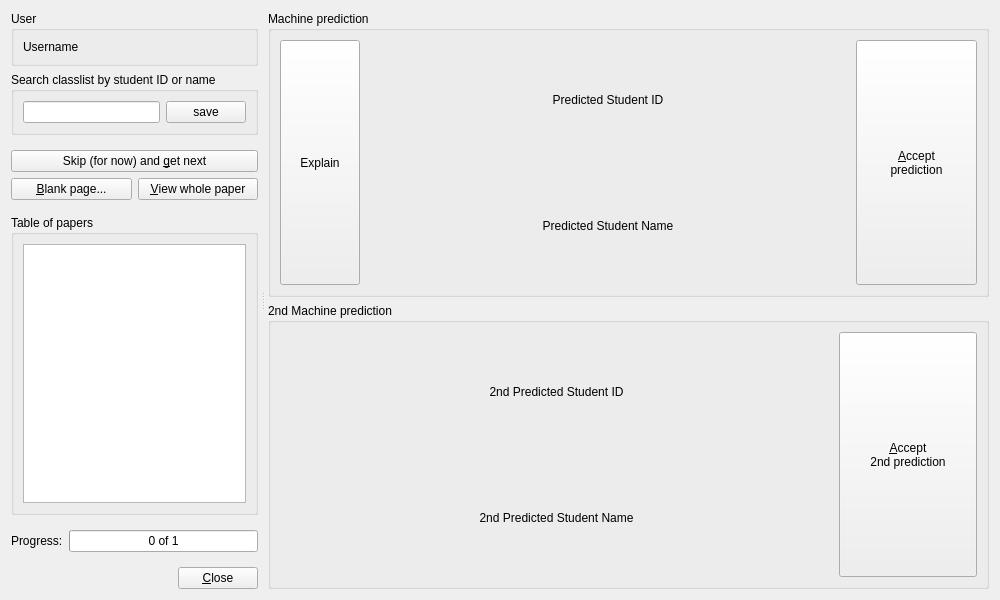
<?xml version="1.0" encoding="UTF-8"?>
<ui version="4.0">
 <author>
  Copyright (C) 2018-2025 The Plom Project Developers
  SPDX-License-Identifier: AGPL-3.0-or-later
 </author>
 <class>IdentifyWindow</class>
 <widget class="QWidget" name="IdentifyWindow">
  <property name="windowModality">
   <enum>Qt::WindowModality::ApplicationModal</enum>
  </property>
  <property name="geometry">
   <rect>
    <x>0</x>
    <y>0</y>
    <width>1000</width>
    <height>600</height>
   </rect>
  </property>
  <property name="sizePolicy">
   <sizepolicy hsizetype="Expanding" vsizetype="Expanding">
    <horstretch>1</horstretch>
    <verstretch>1</verstretch>
   </sizepolicy>
  </property>
  <property name="baseSize">
   <size>
    <width>0</width>
    <height>0</height>
   </size>
  </property>
  <property name="windowTitle">
   <string>Identify papers</string>
  </property>
  <layout class="QHBoxLayout" name="horizontalLayout_3">
   <item>
    <widget class="QSplitter" name="splitter">
     <property name="orientation">
      <enum>Qt::Orientation::Horizontal</enum>
     </property>
     <property name="handleWidth">
      <number>10</number>
     </property>
     <property name="childrenCollapsible">
      <bool>false</bool>
     </property>
     <widget class="QFrame" name="leftPane">
      <property name="sizePolicy">
       <sizepolicy hsizetype="Preferred" vsizetype="Preferred">
        <horstretch>2</horstretch>
        <verstretch>0</verstretch>
       </sizepolicy>
      </property>
      <layout class="QVBoxLayout" name="verticalLayout_2">
       <property name="leftMargin">
        <number>0</number>
       </property>
       <property name="topMargin">
        <number>0</number>
       </property>
       <property name="rightMargin">
        <number>0</number>
       </property>
       <property name="bottomMargin">
        <number>0</number>
       </property>
       <item>
        <widget class="QGroupBox" name="userBox">
         <property name="title">
          <string>User</string>
         </property>
         <layout class="QGridLayout" name="gridLayout">
          <property name="sizeConstraint">
           <enum>QLayout::SizeConstraint::SetDefaultConstraint</enum>
          </property>
          <item row="0" column="0">
           <widget class="QLabel" name="userLabel">
            <property name="text">
             <string>Username</string>
            </property>
           </widget>
          </item>
         </layout>
        </widget>
       </item>
       <item>
        <widget class="QGroupBox" name="studentBox">
         <property name="title">
          <string>Search classlist by student ID or name</string>
         </property>
	 <layout class="QHBoxLayout" name="horizontalLayout_2" stretch="1,0">
          <item>
            <widget class="QLineEdit" name="idEdit"/>
           </item>
          <item>
           <widget class="QPushButton" name="saveButton">
            <property name="text">
             <string>save</string>
            </property>
           </widget>
          </item>
         </layout>
        </widget>
       </item>
       <item>
        <widget class="QFrame" name="frame">
         <layout class="QGridLayout" name="gridLayout_3">
          <property name="leftMargin">
           <number>0</number>
          </property>
          <property name="rightMargin">
           <number>0</number>
          </property>
          <item row="1" column="1">
           <widget class="QPushButton" name="viewButton">
            <property name="text">
             <string>&amp;View whole paper</string>
            </property>
           </widget>
          </item>
          <item row="1" column="0">
           <widget class="QPushButton" name="blankButton">
            <property name="toolTip">
             <string>ID page or whole paper is blank</string>
            </property>
            <property name="text">
             <string>&amp;Blank page...</string>
            </property>
           </widget>
          </item>
          <item row="0" column="0" colspan="2">
           <widget class="QPushButton" name="nextButton">
            <property name="text">
             <string>Skip (for now) and &amp;get next</string>
            </property>
           </widget>
          </item>
         </layout>
        </widget>
       </item>
       <item>
        <widget class="QGroupBox" name="tableBox">
         <property name="title">
          <string>Table of papers</string>
         </property>
         <layout class="QGridLayout" name="gridLayout_2">
          <item row="0" column="0">
           <widget class="QTableView" name="tableView">
            <property name="editTriggers">
             <set>QAbstractItemView::EditTrigger::NoEditTriggers</set>
            </property>
            <property name="selectionMode">
             <enum>QAbstractItemView::SelectionMode::SingleSelection</enum>
            </property>
            <property name="selectionBehavior">
             <enum>QAbstractItemView::SelectionBehavior::SelectRows</enum>
            </property>
            <property name="gridStyle">
             <enum>Qt::PenStyle::DotLine</enum>
            </property>
            <attribute name="horizontalHeaderStretchLastSection">
             <bool>true</bool>
            </attribute>
           </widget>
          </item>
         </layout>
        </widget>
       </item>
       <item>
        <widget class="QFrame" name="frame_2">
         <layout class="QHBoxLayout" name="horizontalLayout_4">
          <property name="leftMargin">
           <number>0</number>
          </property>
          <property name="rightMargin">
           <number>0</number>
          </property>
          <item>
           <widget class="QLabel" name="progressLabel">
            <property name="text">
             <string>Progress:</string>
            </property>
           </widget>
          </item>
          <item>
           <widget class="QProgressBar" name="idProgressBar">
            <property name="maximum">
             <number>1</number>
            </property>
            <property name="value">
             <number>0</number>
            </property>
            <property name="format">
             <string>%v of %m</string>
            </property>
           </widget>
          </item>
         </layout>
        </widget>
       </item>
       <item>
        <widget class="QFrame" name="frame">
         <layout class="QHBoxLayout" name="horizontalLayout">
          <property name="sizeConstraint">
           <enum>QLayout::SizeConstraint::SetDefaultConstraint</enum>
          </property>
          <property name="leftMargin">
           <number>0</number>
          </property>
          <property name="topMargin">
           <number>0</number>
          </property>
          <property name="rightMargin">
           <number>0</number>
          </property>
          <property name="bottomMargin">
           <number>0</number>
          </property>
          <item>
           <spacer name="horizontalSpacer">
            <property name="orientation">
             <enum>Qt::Orientation::Horizontal</enum>
            </property>
            <property name="sizeHint" stdset="0">
             <size>
              <width>40</width>
              <height>20</height>
             </size>
            </property>
           </spacer>
          </item>
          <item>
           <widget class="QPushButton" name="closeButton">
            <property name="text">
             <string>&amp;Close</string>
            </property>
           </widget>
          </item>
         </layout>
        </widget>
       </item>
      </layout>
     </widget>
     <widget class="QFrame" name="rightPane">
      <property name="sizePolicy">
       <sizepolicy hsizetype="Preferred" vsizetype="Preferred">
        <horstretch>5</horstretch>
        <verstretch>0</verstretch>
       </sizepolicy>
      </property>
      <layout class="QVBoxLayout" name="rightPaneLayout">
       <property name="leftMargin">
        <number>0</number>
       </property>
       <property name="topMargin">
        <number>0</number>
       </property>
       <property name="rightMargin">
        <number>0</number>
       </property>
       <property name="bottomMargin">
        <number>0</number>
       </property>
       <item>
        <widget class="QGroupBox" name="predictionBox0">
         <property name="sizePolicy">
          <sizepolicy hsizetype="Preferred" vsizetype="Preferred">
           <horstretch>0</horstretch>
           <verstretch>1</verstretch>
          </sizepolicy>
         </property>
         <property name="title">
          <string>Machine prediction</string>
         </property>
         <layout class="QGridLayout" name="gridLayout_6">
          <item row="0" column="1">
           <widget class="QLabel" name="pSIDLabel0">
            <property name="sizePolicy">
             <sizepolicy hsizetype="Expanding" vsizetype="Preferred">
              <horstretch>4</horstretch>
              <verstretch>0</verstretch>
             </sizepolicy>
            </property>
            <property name="text">
             <string>Predicted Student ID</string>
            </property>
            <property name="alignment">
             <set>Qt::AlignmentFlag::AlignCenter</set>
            </property>
           </widget>
          </item>
          <item row="0" column="2" rowspan="2">
           <widget class="QPushButton" name="predButton0">
            <property name="sizePolicy">
             <sizepolicy hsizetype="Expanding" vsizetype="Expanding">
              <horstretch>1</horstretch>
              <verstretch>1</verstretch>
             </sizepolicy>
            </property>
            <property name="text">
             <string>&amp;Accept
prediction</string>
            </property>
           </widget>
          </item>
          <item row="1" column="1">
           <widget class="QLabel" name="pNameLabel0">
            <property name="sizePolicy">
             <sizepolicy hsizetype="Expanding" vsizetype="Preferred">
              <horstretch>4</horstretch>
              <verstretch>0</verstretch>
             </sizepolicy>
            </property>
            <property name="text">
             <string>Predicted Student Name</string>
            </property>
            <property name="alignment">
             <set>Qt::AlignmentFlag::AlignCenter</set>
            </property>
           </widget>
          </item>
          <item row="0" column="0" rowspan="2">
           <widget class="QPushButton" name="explainButton0">
            <property name="sizePolicy">
             <sizepolicy hsizetype="Minimum" vsizetype="Expanding">
              <horstretch>0</horstretch>
              <verstretch>0</verstretch>
             </sizepolicy>
            </property>
            <property name="text">
             <string>Explain</string>
            </property>
           </widget>
          </item>
         </layout>
        </widget>
       </item>
       <item>
        <widget class="QGroupBox" name="predictionBox1">
         <property name="sizePolicy">
          <sizepolicy hsizetype="Preferred" vsizetype="Preferred">
           <horstretch>0</horstretch>
           <verstretch>1</verstretch>
          </sizepolicy>
         </property>
         <property name="title">
          <string>2nd Machine prediction</string>
         </property>
         <layout class="QGridLayout" name="gridLayout_6">
          <item row="0" column="1" rowspan="2">
           <widget class="QPushButton" name="predButton1">
            <property name="sizePolicy">
             <sizepolicy hsizetype="Expanding" vsizetype="Expanding">
              <horstretch>1</horstretch>
              <verstretch>1</verstretch>
             </sizepolicy>
            </property>
            <property name="text">
             <string>&amp;Accept
2nd prediction</string>
            </property>
           </widget>
          </item>
          <item row="1" column="0">
           <widget class="QLabel" name="pNameLabel1">
            <property name="sizePolicy">
             <sizepolicy hsizetype="Expanding" vsizetype="Preferred">
              <horstretch>4</horstretch>
              <verstretch>0</verstretch>
             </sizepolicy>
            </property>
            <property name="text">
             <string>2nd Predicted Student Name</string>
            </property>
            <property name="alignment">
             <set>Qt::AlignmentFlag::AlignCenter</set>
            </property>
           </widget>
          </item>
          <item row="0" column="0">
           <widget class="QLabel" name="pSIDLabel1">
            <property name="sizePolicy">
             <sizepolicy hsizetype="Expanding" vsizetype="Preferred">
              <horstretch>4</horstretch>
              <verstretch>0</verstretch>
             </sizepolicy>
            </property>
            <property name="text">
             <string>2nd Predicted Student ID</string>
            </property>
            <property name="alignment">
             <set>Qt::AlignmentFlag::AlignCenter</set>
            </property>
           </widget>
          </item>
         </layout>
        </widget>
       </item>
      </layout>
     </widget>
    </widget>
   </item>
  </layout>
 </widget>
 <tabstops>
  <tabstop>tableView</tabstop>
 </tabstops>
 <resources/>
 <connections/>
</ui>
